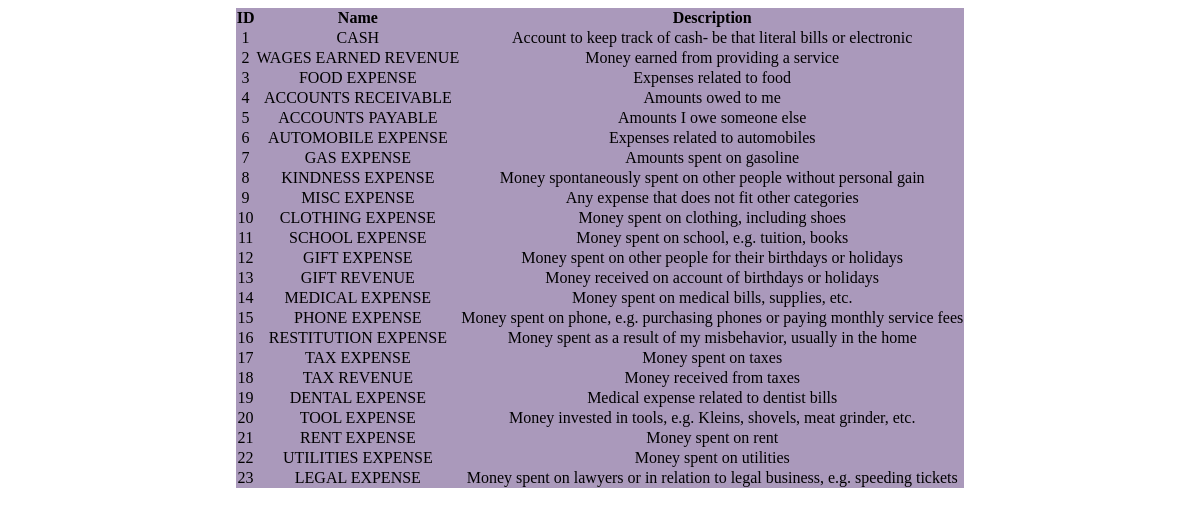
Screenshot of /view/account.php with the database file from the repository.
### tables this page shows
CREATE TABLE account(
	id		int		PRIMARY KEY
	,name		varchar(35)
	,description	varchar(120)
);

### view/account.php (the view, shortened to what this page needs)
<!DOCTYPE html>
<html>
<head>
<link rel="stylesheet" type="text/css" href="../geldbuch.css"/>
</head>
<body>
<div id="tableDiv">
<?php
$selectStatement = "SELECT id, name, description FROM account;";
$result = mysql_query($selectStatement);
$num_rows = mysql_num_rows($result);
print "<TABLE align=center><TR><TH>ID</TH><TH>Name</TH><TH>Description</TH>";
for ($i = 0; $i < $num_rows; $i++) {
   $row = mysql_fetch_row($result);
   print "<TR><TD class='account_id' id='account$row[0]'>$row[0]</TD>
   <TD class='account_name'>$row[1]</TD>
   <TD class='account_description'>$row[2]</TD></TR>";
}
print "</TABLE>";
?>
</div>
</body>
</html>

### geldbuch.css (style rules this page uses)
table { background-color:#AA99BB; border-collapse: collapse; }
table td { text-align: center; border: 5px; }
table tr { text-align: center; border: 2px; }

### rows the page displays
account: id "1", name "CASH", description "Account to keep track of cash- be that literal bills or electronic"
account: id "2", name "WAGES EARNED REVENUE", description "Money earned from providing a service"
account: id "3", name "FOOD EXPENSE", description "Expenses related to food"
account: id "4", name "ACCOUNTS RECEIVABLE", description "Amounts owed to me"
account: id "5", name "ACCOUNTS PAYABLE", description "Amounts I owe someone else"
account: id "6", name "AUTOMOBILE EXPENSE", description "Expenses related to automobiles"
account: id "7", name "GAS EXPENSE", description "Amounts spent on gasoline"
account: id "8", name "KINDNESS EXPENSE", description "Money spontaneously spent on other people without personal gain"
account: id "9", name "MISC EXPENSE", description "Any expense that does not fit other categories"
account: id "10", name "CLOTHING EXPENSE", description "Money spent on clothing, including shoes"
account: id "11", name "SCHOOL EXPENSE", description "Money spent on school, e.g. tuition, books"
account: id "12", name "GIFT EXPENSE", description "Money spent on other people for their birthdays or holidays"
account: id "13", name "GIFT REVENUE", description "Money received on account of birthdays or holidays"
account: id "14", name "MEDICAL EXPENSE", description "Money spent on medical bills, supplies, etc."
account: id "15", name "PHONE EXPENSE", description "Money spent on phone, e.g. purchasing phones or paying monthly service fees"
account: id "16", name "RESTITUTION EXPENSE", description "Money spent as a result of my misbehavior, usually in the home"
account: id "17", name "TAX EXPENSE", description "Money spent on taxes"
account: id "18", name "TAX REVENUE", description "Money received from taxes"
account: id "19", name "DENTAL EXPENSE", description "Medical expense related to dentist bills"
account: id "20", name "TOOL EXPENSE", description "Money invested in tools, e.g. Kleins, shovels, meat grinder, etc."
account: id "21", name "RENT EXPENSE", description "Money spent on rent"
account: id "22", name "UTILITIES EXPENSE", description "Money spent on utilities"
account: id "23", name "LEGAL EXPENSE", description "Money spent on lawyers or in relation to legal business, e.g. speeding tickets"
